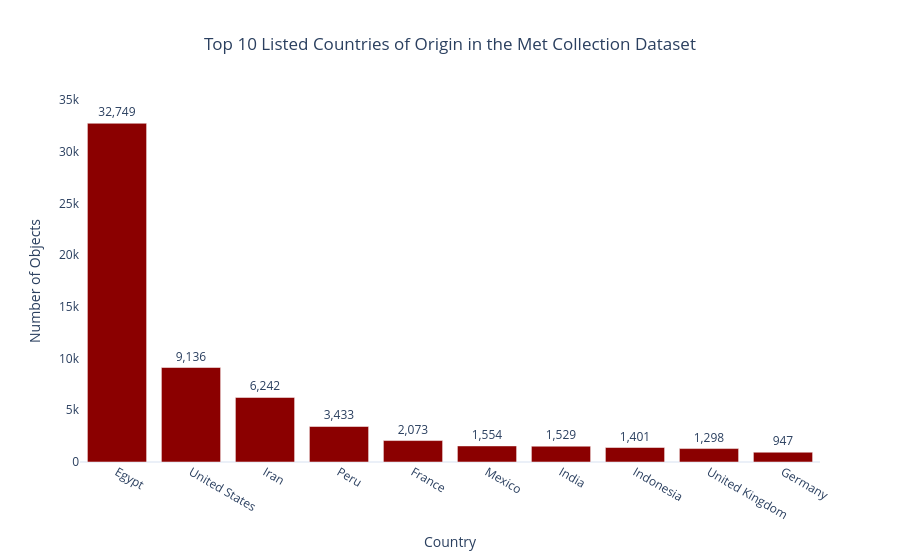

The code cell stored with this chart in its notebook:
### Code cell
# Bar-Diagramm ohne unknown
fig = px.bar(top_countries, x="country_clean", y="object_id", text_auto=",.0f",
             title="Top 10 Listed Countries of Origin in the Met Collection Dataset",
             labels={"country_clean": "Country", "object_id": "Number of Objects"})

fig.update_traces(marker_color="darkred", textposition="outside")
fig.update_layout(title_x=0.5, template="plotly_white")
fig.update_xaxes(showgrid=False)
fig.update_yaxes(showgrid=False, range=[0, 35000])
fig.show()

# Ohne Berücksichtigung der Kategorie "unknown" stellen Egypt, United States und Iran
# die häufigsten dokumentierten Herkunftsländer der Sammlung dar.

### Figure 1 — Plotly figure (JSON) as saved in the notebook; plotly's stock layout.template omitted (floating-point values rounded to 4 significant figures)
{"data": [{"hovertemplate": "Country=%{x}<br>Number of Objects=%{y}<extra></extra>", "legendgroup": "", "marker": {"color": "darkred", "pattern": {"shape": ""}}, "name": "", "orientation": "v", "showlegend": false, "textposition": "outside", "texttemplate": "%{y:,.0f}", "type": "bar", "x": ["Egypt", "United States", "Iran", "Peru", "France", "Mexico", "India", "Indonesia", "United Kingdom", "Germany"], "xaxis": "x", "y": [32749, 9136, 6242, 3433, 2073, 1554, 1529, 1401, 1298, 947], "yaxis": "y"}], "layout": {"barmode": "relative", "legend": {"tracegroupgap": 0}, "title": {"text": "Top 10 Listed Countries of Origin in the Met Collection Dataset", "x": 0.5}, "xaxis": {"anchor": "y", "domain": [0, 1], "showgrid": false, "title": {"text": "Country"}}, "yaxis": {"anchor": "x", "domain": [0, 1], "range": [0, 35000], "showgrid": false, "title": {"text": "Number of Objects"}}}}
